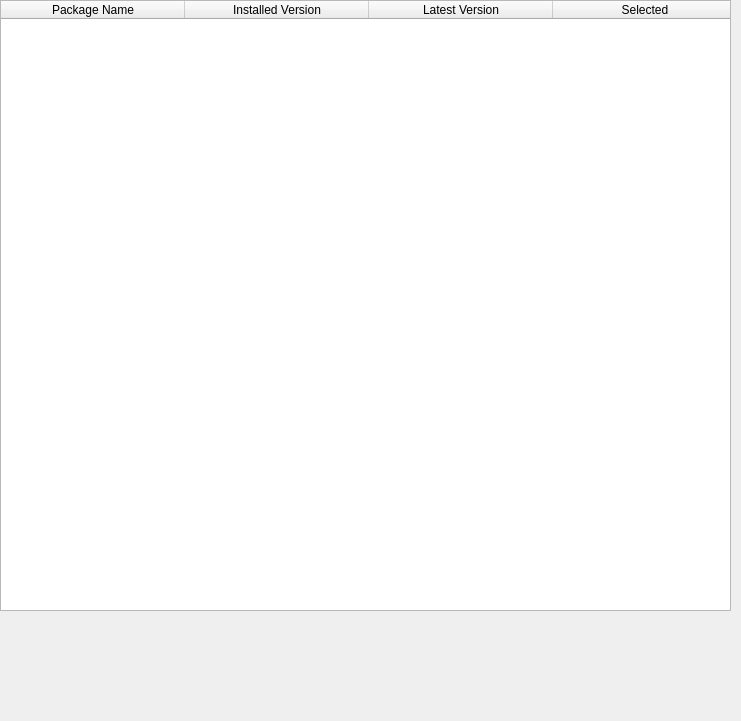
<?xml version="1.0" encoding="UTF-8"?>
<ui version="4.0">
 <class>MainWindow</class>
 <widget class="QMainWindow" name="MainWindow">
  <property name="geometry">
   <rect>
    <x>0</x>
    <y>0</y>
    <width>741</width>
    <height>721</height>
   </rect>
  </property>
  <property name="minimumSize">
   <size>
    <width>731</width>
    <height>363</height>
   </size>
  </property>
  <property name="maximumSize">
   <size>
    <width>1000</width>
    <height>1000</height>
   </size>
  </property>
  <property name="windowTitle">
   <string>MainWindow</string>
  </property>
  <widget class="QWidget" name="centralwidget">
   <widget class="QTableWidget" name="packagesTable">
    <property name="geometry">
     <rect>
      <x>0</x>
      <y>0</y>
      <width>731</width>
      <height>611</height>
     </rect>
    </property>
    <property name="horizontalScrollBarPolicy">
     <enum>Qt::ScrollBarAlwaysOff</enum>
    </property>
    <property name="autoScroll">
     <bool>false</bool>
    </property>
    <property name="autoScrollMargin">
     <number>0</number>
    </property>
    <property name="editTriggers">
     <set>QAbstractItemView::NoEditTriggers</set>
    </property>
    <property name="tabKeyNavigation">
     <bool>false</bool>
    </property>
    <property name="showDropIndicator" stdset="0">
     <bool>true</bool>
    </property>
    <property name="dragDropOverwriteMode">
     <bool>false</bool>
    </property>
    <property name="selectionBehavior">
     <enum>QAbstractItemView::SelectRows</enum>
    </property>
    <property name="cornerButtonEnabled">
     <bool>false</bool>
    </property>
    <attribute name="horizontalHeaderDefaultSectionSize">
     <number>184</number>
    </attribute>
    <column>
     <property name="text">
      <string>Package Name</string>
     </property>
    </column>
    <column>
     <property name="text">
      <string>Installed Version</string>
     </property>
    </column>
    <column>
     <property name="text">
      <string>Latest Version</string>
     </property>
    </column>
    <column>
     <property name="text">
      <string>Selected</string>
     </property>
    </column>
   </widget>
  </widget>
 </widget>
 <resources/>
 <connections/>
</ui>
